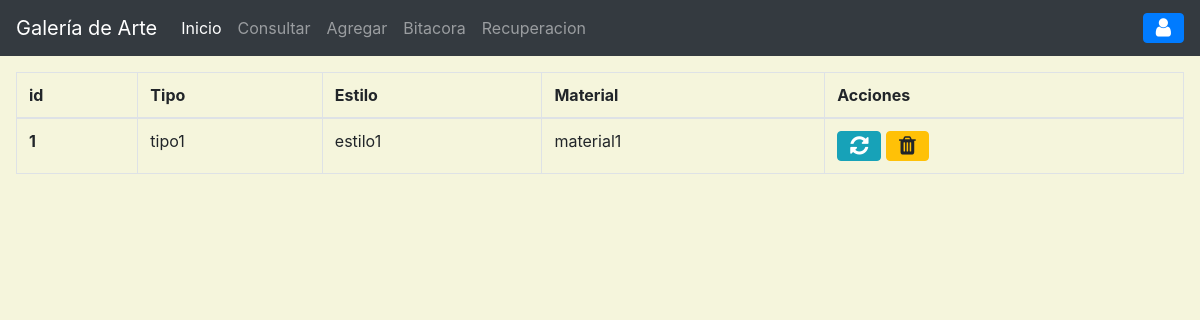
Page /?c=Pintura on the committed database.
### tables this page shows
CREATE TABLE `pintura` (
  `idobj` int(11) NOT NULL,
  `tipoPint` varchar(35) DEFAULT NULL,
  `estilPint` varchar(35) DEFAULT NULL,
  `materialPint` varchar(35) DEFAULT NULL,
  KEY `fk_pin_obj` (`idobj`),
  CONSTRAINT `fk_pin_obj` FOREIGN KEY (`idobj`) REFERENCES `objetoarte` (`idobj`) ON DELETE CASCADE ON UPDATE CASCADE
);

### controller/pintura.controlador.php (called while the page is built, shortened)
<?php
require_once('model/pintura.php');
class PinturaControlador
{
    public function __CONSTRUCT(){
        $this->modelo = new Pintura();
    }
    public function Inicio(){
        require_once "View/header.php";
        require_once "View/pintura/index.php";
        require_once "View/footer.php";
    }
}
?>

### model/conexion.php (called while the page is built, shortened)
<?php
class BaseDeDatos
{
    public static function Conectar(){
        try {
            $conexion = new PDO("mysql:host=".self::servidor.";dbname="
            .self::basedatos.";charset=utf8",self::usuario,self::password);
            $conexion->setAttribute(PDO::ATTR_ERRMODE,PDO::ERRMODE_EXCEPTION);
            return $conexion;
        } catch (PDOException $e) {
            return "Fallo la conexion a la base de datos".$e->getMessage();
        }
    }
}
?>

### model/pintura.php (called while the page is built, shortened)
<?php
class Pintura
{
    private $pdo;
    public function __CONSTRUCT(){
        $this->pdo = BaseDeDatos::Conectar();
    }
    public function getPintura(){
        try {
            $sql = "SELECT * FROM pintura";
            $consulta = $this->pdo->prepare($sql);
            $consulta->execute();
            return $consulta->fetchAll(PDO::FETCH_OBJ);
        } catch (Exception $e) {
            die($e->getMessage());
        }
    }
}
?>

### view/pintura/index.php (the view, shortened to what this page needs)
<main class="app-content m-3">
      <div class="row">
        <div class="col-md-12">
          <div class="tile">
            <div class="tile-body">
              <table class="table table-hover table-bordered" id="sampleTable">
                <thead>
                  <tr>
                    <th scope="col">id</th>
                    <th scope="col">Tipo</th>
                    <th scope="col">Estilo</th>
                    <th scope="col">Material</th>
                    <th>Acciones</th>
                  </tr>
                  <tbody>
                   <?php foreach($this->modelo->getPintura() as $Pin): ?>
                    <tr>
                        <th scope="row"><?= $Pin->idobj?></th>
                        <td><?= $Pin->tipoPint?></td>
                        <td><?= $Pin->estilPint?></td>
                        <td><?= $Pin->materialPint?></td>
                        <td>
                          <a href="?c=pintura&a=FormAgregar&id=<?=$Pin->idobj?>" class="btn btn-info btn-flat">
                            <i class="fa fa-lg fa-refresh"></i>
                          </a>
                          <a  class="btn btn-warning btn-flat"
                              data-toggle="modal"
                              data-target="#exampleModal"
                              data-id="<?=$Pin->idobj?>">
                            <i class="fa fa-lg fa-trash"></i>
                          </a>
                        </td>
                    </tr>
                    <?php endforeach; ?>
                  </tbody>
                </thead>
              </table>
            </div>
          </div>
        </div>
      </div>
    </main>

### rows in the picture
pintura: idobj "1", tipoPint "tipo1", estilPint "estilo1", materialPint "material1"
